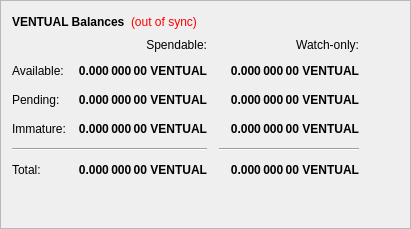
        <widget class="QFrame" name="frame">
         <property name="frameShape">
          <enum>QFrame::StyledPanel</enum>
         </property>
         <property name="frameShadow">
          <enum>QFrame::Raised</enum>
         </property>
         <layout class="QVBoxLayout" name="verticalLayout_4">
          <item>
           <layout class="QHBoxLayout" name="horizontalLayout_4">
            <item>
             <widget class="QLabel" name="label_5">
              <property name="font">
               <font>
                <weight>75</weight>
                <bold>true</bold>
               </font>
              </property>
              <property name="text">
               <string>VENTUAL Balances</string>
              </property>
             </widget>
            </item>
            <item>
             <widget class="QLabel" name="labelWalletStatus">
              <property name="cursor">
               <cursorShape>WhatsThisCursor</cursorShape>
              </property>
              <property name="toolTip">
               <string>The displayed information may be out of date. Your wallet automatically synchronizes with the Ventual network after a connection is established, but this process has not completed yet.</string>
              </property>
              <property name="styleSheet">
               <string notr="true">QLabel { color: red; }</string>
              </property>
              <property name="text">
               <string notr="true">(out of sync)</string>
              </property>
              <property name="alignment">
               <set>Qt::AlignLeading|Qt::AlignLeft|Qt::AlignVCenter</set>
              </property>
             </widget>
            </item>
            <item>
             <spacer name="horizontalSpacer_3">
              <property name="orientation">
               <enum>Qt::Horizontal</enum>
              </property>
              <property name="sizeHint" stdset="0">
               <size>
                <width>40</width>
                <height>20</height>
               </size>
              </property>
             </spacer>
            </item>
           </layout>
          </item>
          <item>
           <layout class="QGridLayout" name="gridLayout">
            <property name="spacing">
             <number>12</number>
            </property>
            <item row="2" column="2">
             <widget class="QLabel" name="labelWatchPending">
              <property name="font">
               <font>
                <weight>75</weight>
                <bold>true</bold>
               </font>
              </property>
              <property name="cursor">
               <cursorShape>IBeamCursor</cursorShape>
              </property>
              <property name="toolTip">
               <string>Unconfirmed transactions to watch-only addresses</string>
              </property>
              <property name="text">
               <string notr="true">0.000 000 00 VENTUAL</string>
              </property>
              <property name="alignment">
               <set>Qt::AlignRight|Qt::AlignTrailing|Qt::AlignVCenter</set>
              </property>
              <property name="textInteractionFlags">
               <set>Qt::LinksAccessibleByMouse|Qt::TextSelectableByKeyboard|Qt::TextSelectableByMouse</set>
              </property>
             </widget>
            </item>
            <item row="2" column="1">
             <widget class="QLabel" name="labelUnconfirmed">
              <property name="font">
               <font>
                <weight>75</weight>
                <bold>true</bold>
               </font>
              </property>
              <property name="cursor">
               <cursorShape>IBeamCursor</cursorShape>
              </property>
              <property name="toolTip">
               <string>Total of transactions that have yet to be confirmed, and do not yet count toward the spendable balance</string>
              </property>
              <property name="text">
               <string notr="true">0.000 000 00 VENTUAL</string>
              </property>
              <property name="alignment">
               <set>Qt::AlignRight|Qt::AlignTrailing|Qt::AlignVCenter</set>
              </property>
              <property name="textInteractionFlags">
               <set>Qt::LinksAccessibleByMouse|Qt::TextSelectableByKeyboard|Qt::TextSelectableByMouse</set>
              </property>
             </widget>
            </item>
            <item row="3" column="2">
             <widget class="QLabel" name="labelWatchImmature">
              <property name="font">
               <font>
                <weight>75</weight>
                <bold>true</bold>
               </font>
              </property>
              <property name="cursor">
               <cursorShape>IBeamCursor</cursorShape>
              </property>
              <property name="toolTip">
               <string>Staked or vnode rewards in watch-only addresses that has not yet matured</string>
              </property>
              <property name="text">
               <string notr="true">0.000 000 00 VENTUAL</string>
              </property>
              <property name="alignment">
               <set>Qt::AlignRight|Qt::AlignTrailing|Qt::AlignVCenter</set>
              </property>
              <property name="textInteractionFlags">
               <set>Qt::LinksAccessibleByMouse|Qt::TextSelectableByKeyboard|Qt::TextSelectableByMouse</set>
              </property>
             </widget>
            </item>
            <item row="4" column="0" colspan="2">
             <widget class="Line" name="lineSpendableBalance">
              <property name="orientation">
               <enum>Qt::Horizontal</enum>
              </property>
             </widget>
            </item>
            <item row="4" column="2">
             <widget class="Line" name="lineWatchBalance">
              <property name="sizePolicy">
               <sizepolicy hsizetype="Preferred" vsizetype="Fixed">
                <horstretch>0</horstretch>
                <verstretch>0</verstretch>
               </sizepolicy>
              </property>
              <property name="minimumSize">
               <size>
                <width>140</width>
                <height>0</height>
               </size>
              </property>
              <property name="orientation">
               <enum>Qt::Horizontal</enum>
              </property>
             </widget>
            </item>
            <item row="5" column="0">
             <widget class="QLabel" name="labelTotalText">
              <property name="text">
               <string>Total:</string>
              </property>
             </widget>
            </item>
            <item row="3" column="1">
             <widget class="QLabel" name="labelImmature">
              <property name="font">
               <font>
                <weight>75</weight>
                <bold>true</bold>
               </font>
              </property>
              <property name="cursor">
               <cursorShape>IBeamCursor</cursorShape>
              </property>
              <property name="toolTip">
               <string>Staked or vnode rewards that has not yet matured</string>
              </property>
              <property name="text">
               <string notr="true">0.000 000 00 VENTUAL</string>
              </property>
              <property name="alignment">
               <set>Qt::AlignRight|Qt::AlignTrailing|Qt::AlignVCenter</set>
              </property>
              <property name="textInteractionFlags">
               <set>Qt::LinksAccessibleByMouse|Qt::TextSelectableByKeyboard|Qt::TextSelectableByMouse</set>
              </property>
             </widget>
            </item>
            <item row="2" column="3">
             <spacer name="horizontalSpacer_2">
              <property name="orientation">
               <enum>Qt::Horizontal</enum>
              </property>
              <property name="sizeHint" stdset="0">
               <size>
                <width>40</width>
                <height>20</height>
               </size>
              </property>
             </spacer>
            </item>
            <item row="3" column="0">
             <widget class="QLabel" name="labelImmatureText">
              <property name="text">
               <string>Immature:</string>
              </property>
             </widget>
            </item>
            <item row="5" column="1">
             <widget class="QLabel" name="labelTotal">
              <property name="font">
               <font>
                <weight>75</weight>
                <bold>true</bold>
               </font>
              </property>
              <property name="cursor">
               <cursorShape>IBeamCursor</cursorShape>
              </property>
              <property name="toolTip">
               <string>Your current total balance</string>
              </property>
              <property name="text">
               <string notr="true">0.000 000 00 VENTUAL</string>
              </property>
              <property name="alignment">
               <set>Qt::AlignRight|Qt::AlignTrailing|Qt::AlignVCenter</set>
              </property>
              <property name="textInteractionFlags">
               <set>Qt::LinksAccessibleByMouse|Qt::TextSelectableByKeyboard|Qt::TextSelectableByMouse</set>
              </property>
             </widget>
            </item>
            <item row="5" column="2">
             <widget class="QLabel" name="labelWatchTotal">
              <property name="font">
               <font>
                <weight>75</weight>
                <bold>true</bold>
               </font>
              </property>
              <property name="cursor">
               <cursorShape>IBeamCursor</cursorShape>
              </property>
              <property name="toolTip">
               <string>Current total balance in watch-only addresses</string>
              </property>
              <property name="text">
               <string notr="true">0.000 000 00 VENTUAL</string>
              </property>
              <property name="alignment">
               <set>Qt::AlignRight|Qt::AlignTrailing|Qt::AlignVCenter</set>
              </property>
              <property name="textInteractionFlags">
               <set>Qt::LinksAccessibleByMouse|Qt::TextSelectableByKeyboard|Qt::TextSelectableByMouse</set>
              </property>
             </widget>
            </item>
            <item row="0" column="2">
             <widget class="QLabel" name="labelWatchonly">
              <property name="text">
               <string>Watch-only:</string>
              </property>
              <property name="alignment">
               <set>Qt::AlignRight|Qt::AlignTrailing|Qt::AlignVCenter</set>
              </property>
             </widget>
            </item>
            <item row="1" column="0">
             <widget class="QLabel" name="labelBalanceText">
              <property name="text">
               <string>Available:</string>
              </property>
             </widget>
            </item>
            <item row="1" column="1">
             <widget class="QLabel" name="labelBalance">
              <property name="font">
               <font>
                <weight>75</weight>
                <bold>true</bold>
               </font>
              </property>
              <property name="cursor">
               <cursorShape>IBeamCursor</cursorShape>
              </property>
              <property name="toolTip">
               <string>Your current spendable balance</string>
              </property>
              <property name="text">
               <string notr="true">0.000 000 00 VENTUAL</string>
              </property>
              <property name="alignment">
               <set>Qt::AlignRight|Qt::AlignTrailing|Qt::AlignVCenter</set>
              </property>
              <property name="textInteractionFlags">
               <set>Qt::LinksAccessibleByMouse|Qt::TextSelectableByKeyboard|Qt::TextSelectableByMouse</set>
              </property>
             </widget>
            </item>
            <item row="1" column="2">
             <widget class="QLabel" name="labelWatchAvailable">
              <property name="font">
               <font>
                <weight>75</weight>
                <bold>true</bold>
               </font>
              </property>
              <property name="cursor">
               <cursorShape>IBeamCursor</cursorShape>
              </property>
              <property name="toolTip">
               <string>Your current balance in watch-only addresses</string>
              </property>
              <property name="text">
               <string notr="true">0.000 000 00 VENTUAL</string>
              </property>
              <property name="alignment">
               <set>Qt::AlignRight|Qt::AlignTrailing|Qt::AlignVCenter</set>
              </property>
              <property name="textInteractionFlags">
               <set>Qt::LinksAccessibleByMouse|Qt::TextSelectableByKeyboard|Qt::TextSelectableByMouse</set>
              </property>
             </widget>
            </item>
            <item row="2" column="0">
             <widget class="QLabel" name="labelPendingText">
              <property name="text">
               <string>Pending:</string>
              </property>
             </widget>
            </item>
            <item row="0" column="1">
             <widget class="QLabel" name="labelSpendable">
              <property name="text">
               <string>Spendable:</string>
              </property>
              <property name="alignment">
               <set>Qt::AlignRight|Qt::AlignTrailing|Qt::AlignVCenter</set>
              </property>
             </widget>
            </item>
           </layout>
          </item>
          <item>
           <spacer name="verticalSpacer_4">
            <property name="orientation">
             <enum>Qt::Vertical</enum>
            </property>
            <property name="sizeHint" stdset="0">
             <size>
              <width>20</width>
              <height>40</height>
             </size>
            </property>
           </spacer>
          </item>
         </layout>
        </widget>
